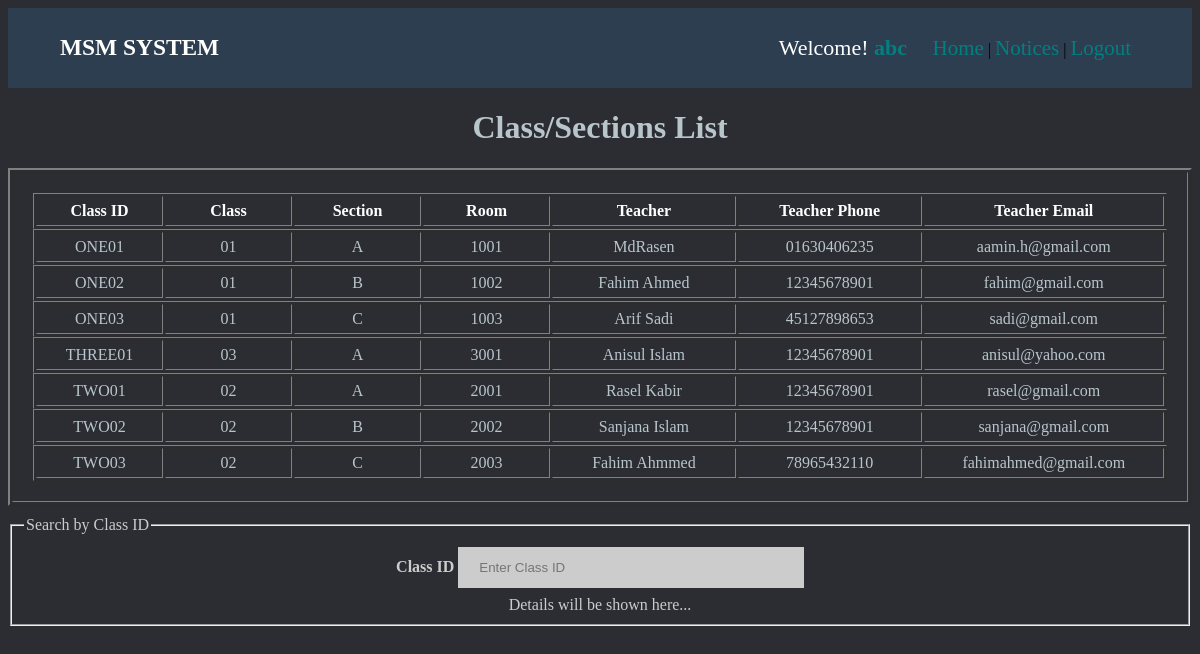
The app's page /views/admin/adminClassSectionList.php (signed in) with its own data.
### tables this page shows
CREATE TABLE `class_sections` (
  `class_id` varchar(15) NOT NULL,
  `class` varchar(15) NOT NULL,
  `section` varchar(15) NOT NULL,
  `room` varchar(12) NOT NULL,
  `teacher` varchar(30) NOT NULL,
  `teacher_phone` varchar(11) NOT NULL,
  `teacher_email` varchar(30) NOT NULL
);

### views/admin/adminClassSectionList.php (the view, shortened to what this page needs)
<!DOCTYPE html>
<html lang="en">
<head>
    <link rel="stylesheet" href="../../assets/css/adminClassList.css">
</head>
<body>
    <div class="top-section">
        <table style="width: 100%;">
            <tr>
                <td class="logo-title">
                    <h3><a href="../adminHome.php">MSM SYSTEM</a></h3>
                </td>
                <td style="width: 35%;">
                    <span class="welcome">Welcome! <span style="color: red;"> <b>
                                <a href="adminProfile.php?username=<?php echo $_COOKIE["loggedName"]; ?>"
                                    style="text-decoration: none;"><?php echo $_COOKIE["loggedName"]; ?></a>
                            </b></span></span>
                    <span class="top-menu">
                        <a href="../adminHome.php">Home</a> |
                        <a href="../../views/admin/adminNoticesList.php">Notices</a> |
                        <a href="../../controllers/logout.php">Logout</a>
                    </span>
                </td>
            </tr>
        </table>
    </div>
    <div class="main-section">
        <center>
            <h1 style="color: #B8C6CC;">Class/Sections List</h1>
            <table border="2" style="width: 100%;">
                <tr>
                    <td style="width: 100%; padding: 20px;">
                        <html>
                        <center>
                            <table border="1" class="class-table">
                                <tr>
                                    <th style="width: 100px;">Class ID</th>
                                    <th style="width: 100px;">Class</th>
                                    <th style="width: 100px;">Section</th>
                                    <th style="width: 100px;">Room</th>
                                    <th style="width: 150px;">Teacher</th>
                                    <th style="width: 150px;">Teacher Phone</th>
                                    <th style="width: 200px;">Teacher Email</th>
                                </tr>
                            </table>
                        </center>
                        </html>
                        <?php
        $con = mysqli_connect('localhost', 'root', '', 'webtech');
        $sql = "select * from class_sections";
        $res = mysqli_query($con, $sql);
        while($csArray = mysqli_fetch_assoc($res)){
?>
                        <html>
                        <center>
                            <table border="1" class="class-table">
                                <tr>
                                    <td style="width: 100px; "><?=$csArray['class_id']?></td>
                                    <td style="width: 100px; "><?=$csArray['class']?></td>
                                    <td style="width: 100px; "><?=$csArray['section']?></td>
                                    <td style="width: 100px; "><?=$csArray['room']?></td>
                                    <td style="width: 150px; "><?=$csArray['teacher']?></td>
                                    <td style="width: 150px; "><?=$csArray['teacher_phone']?></td>
                                    <td style="width: 200px; "><?=$csArray['teacher_email']?></td>
                                </tr>
                            </table>
                        </center>
                        </html>
                        <?php
                }
?>
                    </td>
                </tr>
            </table>
        </center>
    </div>
    <div class="class-search">
        <center>
            <form action="">
                <fieldset>
                    <legend>Search by Class ID</legend>
                    <label for="username"><b>Class ID</b></label>
                    <input type="text" placeholder="Enter Class ID" name="classId" onkeyup="showClass(this.value)">
                    <br>
                    <div id="txtHint">Details will be shown here...</div>
                </fieldset>
            </form>
        </center>
    </div>
</body>
</html>

### assets/css/adminClassList.css (style rules this page uses)
body { background-color: #2B2D33; }
legend, label { color: #ccc; }
#txtHint { color: #ccc; }
.class-search { padding-top: 10px; }
input { width: 30%; background-color: #ccc; padding: 12px 20px; margin: 8px 0; display: inline-block; border: 1px solid #ccc; box-sizing: border-box; }
.top-section { background-color: #2C3E50; margin: 0%; }
.logo-title { color: #B8C6CC; width: 65%; padding-left: 50px; font-size: 20px; }
.logo-title a { color: white; text-decoration: none; }
.welcome { font-size: 22px; color: white; }
.welcome a { text-decoration: none; color: #008080; }
.top-menu { padding-left: 20px; }
.top-menu a { text-decoration: none; color: #008080; font-size: 21px; }
.class-table { width: 100%; text-align: center; }
.class-table th { text-align: center; padding: 5px; color: white; }
.class-table td { text-align: center; padding: 5px; color: #B8C6CC; }

### records on screen
class_sections: class_id "ONE01", class "01", section "A", room "1001", teacher "MdRasen", teacher_phone "01630406235", teacher_email "aamin.h@gmail.com"
class_sections: class_id "ONE02", class "01", section "B", room "1002", teacher "Fahim Ahmed", teacher_phone "12345678901", teacher_email "fahim@gmail.com"
class_sections: class_id "ONE03", class "01", section "C", room "1003", teacher "Arif Sadi", teacher_phone "45127898653", teacher_email "sadi@gmail.com"
class_sections: class_id "THREE01", class "03", section "A", room "3001", teacher "Anisul Islam", teacher_phone "12345678901", teacher_email "anisul@yahoo.com"
class_sections: class_id "TWO01", class "02", section "A", room "2001", teacher "Rasel Kabir", teacher_phone "12345678901", teacher_email "rasel@gmail.com"
class_sections: class_id "TWO02", class "02", section "B", room "2002", teacher "Sanjana Islam", teacher_phone "12345678901", teacher_email "sanjana@gmail.com"
class_sections: class_id "TWO03", class "02", section "C", room "2003", teacher "Fahim Ahmmed", teacher_phone "78965432110", teacher_email "fahimahmed@gmail.com"

### other values on screen
$_COOKIE["loggedName"] "abc"
